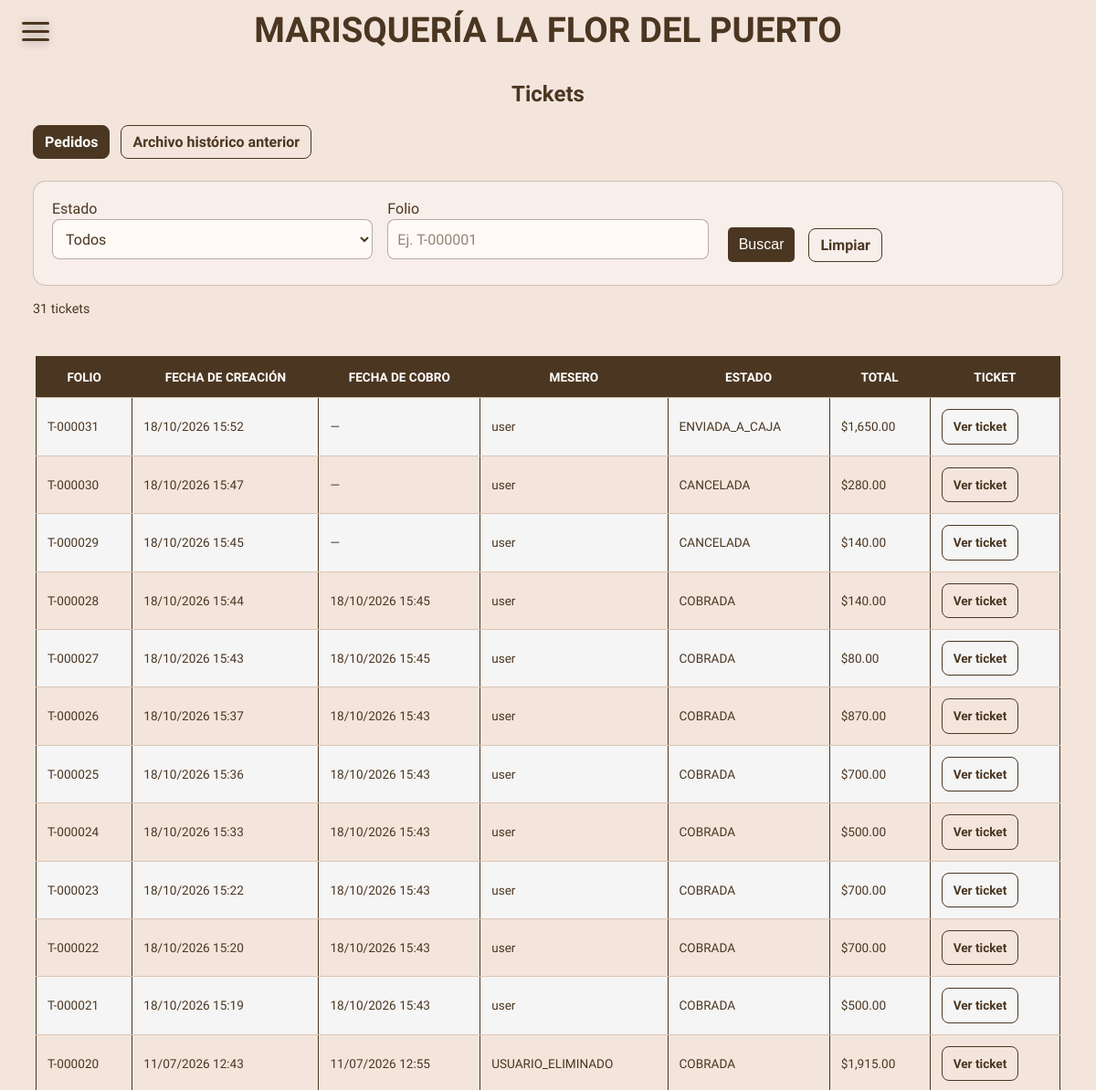
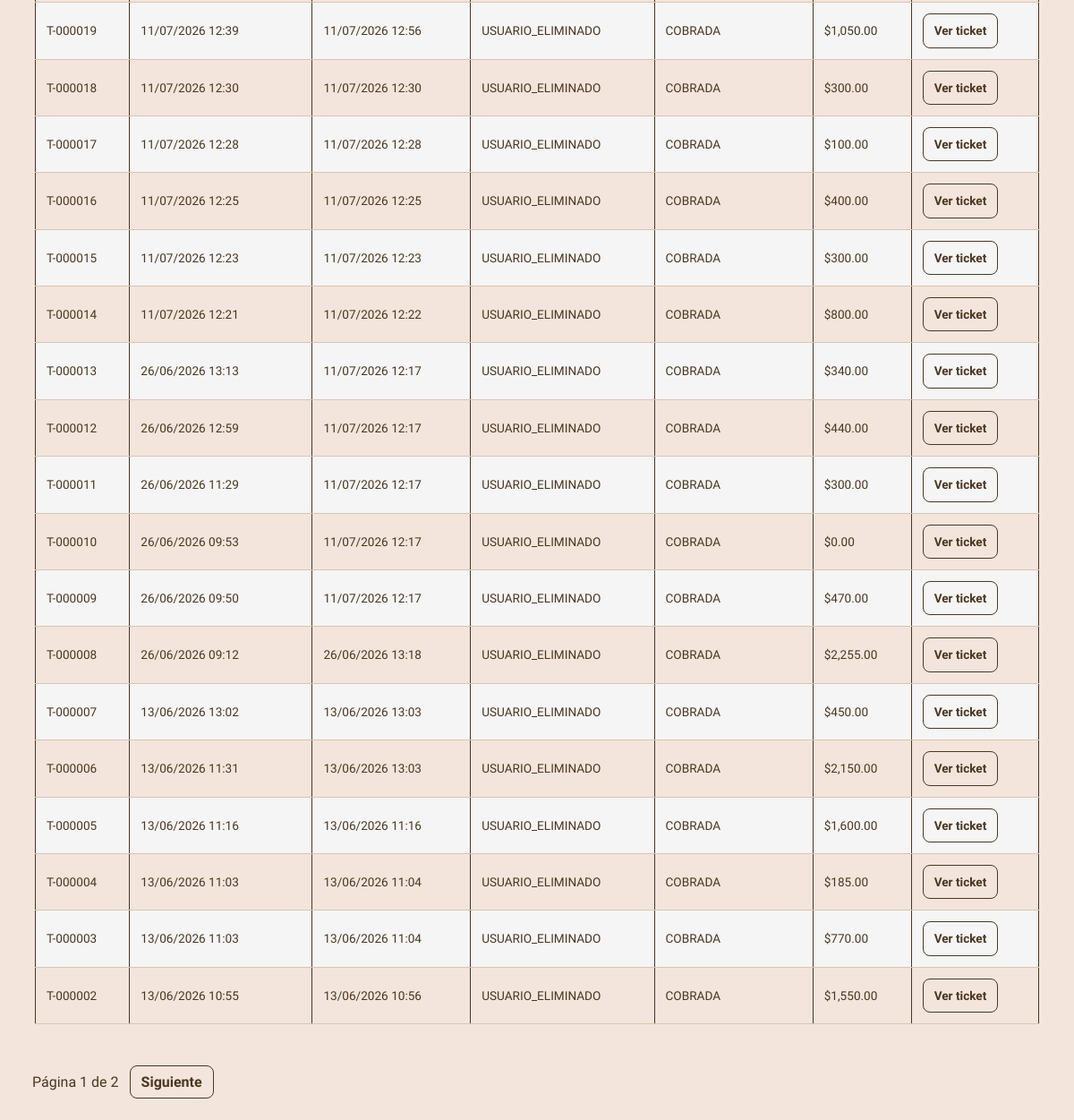
Before: /tickets (signed in) with the older database file (2 pictures, top to bottom).
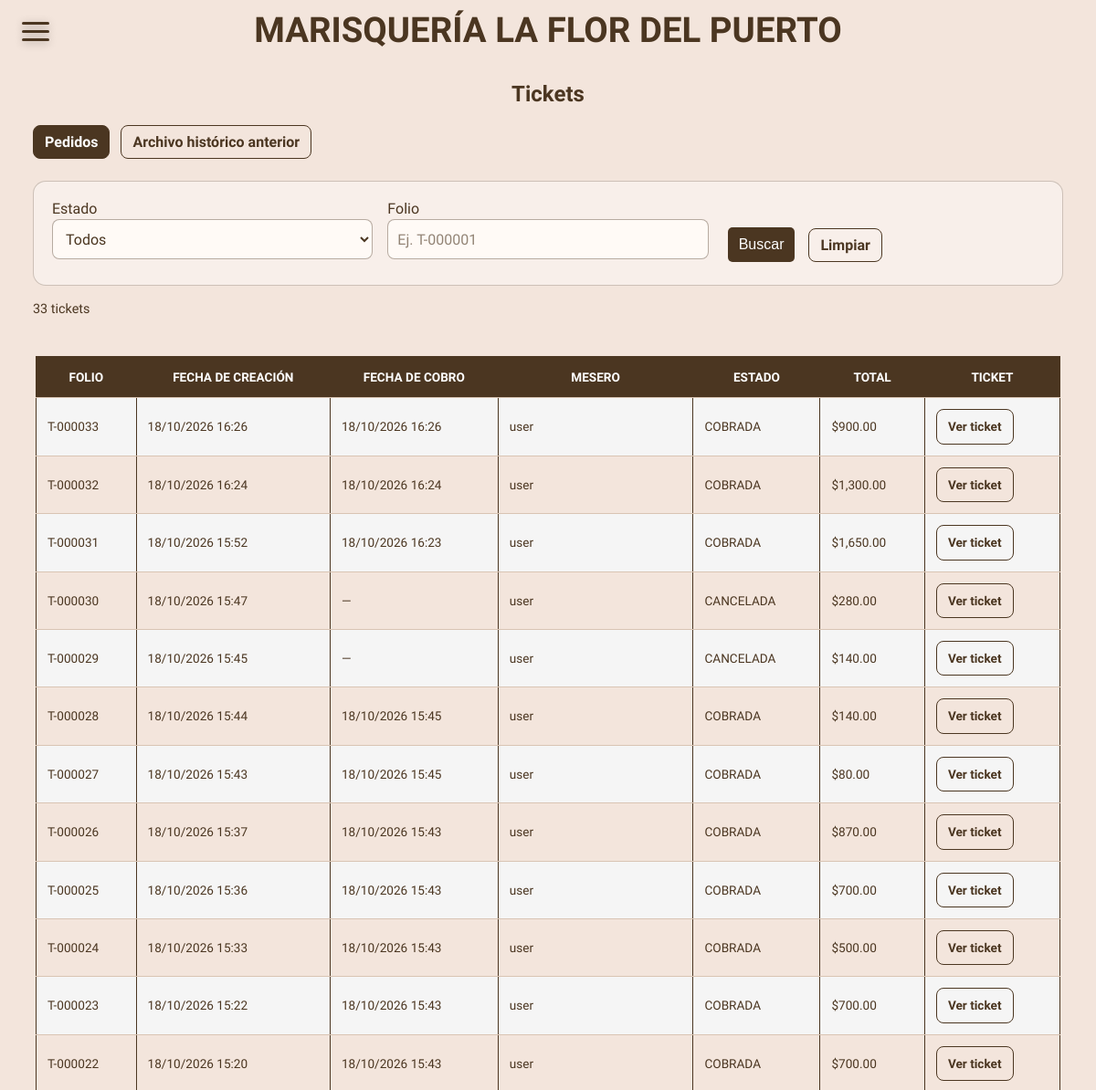
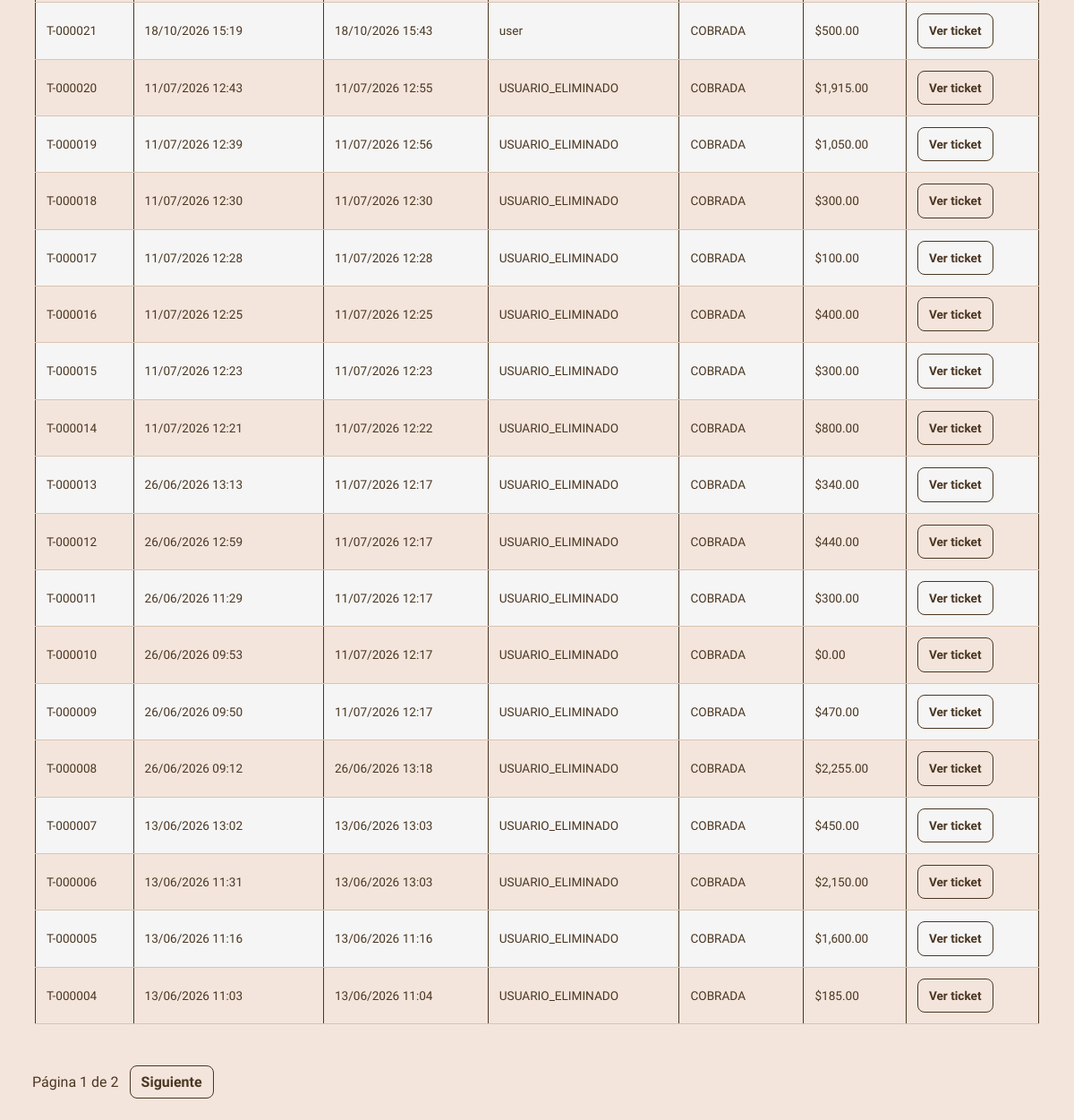
After: the same page with the newer database file (2 pictures, top to bottom).
### models.py (models this page shows)
class Pedidos(db.Model):
    id = db.Column(db.Integer, primary_key=True)
    folio = db.Column(db.String(20), unique=True, nullable=True)
    estado = db.Column(db.String(20), default='ABIERTA')  # ABIERTA, ENVIADA_A_CAJA, COBRADA, CANCELADA
    state = db.Column(db.String(20), default='pendiente')  # Mantener por compatibilidad
    fecha = db.Column(db.DateTime, default=datetime.now)
    fecha_cobro = db.Column(db.DateTime, nullable=True)
    products = db.Column(db.JSON)
    total = db.Column(db.Float)
    usuario_id = db.Column(db.String(80), db.ForeignKey('users.username'), nullable=False)
    cajero_id = db.Column(db.String(80), db.ForeignKey('users.username'), nullable=True)

### app.py (the view)
        def wrapped(*args, **kwargs):
            if 'username' not in session:
                return redirect(url_for('login'))
            if session.get('tipo_usuario') not in allowed_roles:
                flash('No tienes permiso para acceder a esta página', 'error')
                return redirect(url_for('index'))
            return f(*args, **kwargs)

### app.py (called while the page is built)
def usuario_actual():
    usuario = Users.query.filter_by(username=session.get('username'), activo=True).first()
    if not usuario or session.get('version_sesion', 0) != usuario.version_sesion:
        return None
    return usuario

@app.before_request
def validar_sesion_actual():
    if 'username' in session:
        usuario = usuario_actual()
        if not usuario:
            session.clear()
        else:
            session['tipo_usuario'] = usuario.rol

def role_required(*allowed_roles):
    def decorator(f):
        def wrapped(*args, **kwargs):
            if 'username' not in session:
                return redirect(url_for('login'))
            if session.get('tipo_usuario') not in allowed_roles:
                flash('No tienes permiso para acceder a esta página', 'error')
                return redirect(url_for('index'))
            return f(*args, **kwargs)
        wrapped.__name__ = f.__name__
        return wrapped
    return decorator

### templates/tickets.html (shortened to what this page needs)
{% extends 'base.html' %}
{% block content %}
<section class="ventas-pagina">
    <h2>Tickets</h2>
    <nav class="tickets-pestanas" aria-label="Origen de tickets">
        <a class="auditoria-ver-ticket" href="{{ url_for('tickets') }}" {% if not archivo %}aria-current="page"{% endif %}>Pedidos</a>
        <a class="auditoria-ver-ticket" href="{{ url_for('tickets', archivo=1) }}" {% if archivo %}aria-current="page"{% endif %}>Archivo histórico anterior</a>
    </nav>
    {% if archivo %}
    <p class="ventas-subtitulo">Tickets conservados del histórico anterior. Pueden coincidir con pedidos actuales y no se suman a los reportes de ventas.</p>
    {% else %}
    <form method="GET" class="auditoria-filtros ventas-filtros">
        <div><label for="ticketEstado">Estado</label><select name="estado" id="ticketEstado">
            <option value="">Todos</option>
        </select></div>
        <div><label for="ticketFolio">Folio</label><input type="search" name="folio" id="ticketFolio" value="{{ folio }}" placeholder="Ej. T-000001"></div>
        <div class="auditoria-filtros__acciones"><button type="submit" class="btn">Buscar</button><a class="auditoria-ver-ticket" href="{{ url_for('tickets') }}">Limpiar</a></div>
    </form>
    {% endif %}
    <p class="ventas-subtitulo">{{ paginacion.total }} tickets</p>
    <div class="ventas-tabla-scroll"><table class="tickets-tabla">
        <thead><tr><th>Folio</th><th>{{ 'Fecha de registro' if archivo else 'Fecha de creación' }}</th><th>Fecha de cobro</th><th>Mesero</th><th>Estado</th><th>Total</th><th>Ticket</th></tr></thead>
        <tbody>{% for ticket in paginacion.items %}<tr>
            <td>{{ 'Archivo-' ~ ticket.id if archivo else ticket.folio or ticket.id }}</td>
            <td>{{ ticket.fecha.strftime('%d/%m/%Y %H:%M') if ticket.fecha else 'No registrada' }}</td>
            <td>{% if archivo %}No registrada{% else %}{{ ticket.fecha_cobro.strftime('%d/%m/%Y %H:%M') if ticket.fecha_cobro else '—' }}{% endif %}</td>
            <td>{{ 'No registrado' if archivo else ticket.usuario_id }}</td>
            <td>{{ 'Histórico' if archivo else ticket.estado }}</td>
            <td>${{ '{:,.2f}'.format(ticket.total or 0) }}</td>
            <td><a class="auditoria-ver-ticket" target="_blank" rel="noopener" href="{{ url_for('ticket_archivo', ticket_id=ticket.id) if archivo else url_for('ticket_auditoria', pedido_id=ticket.id) }}">Ver ticket</a></td>
        </tr>{% else %}<tr><td colspan="7">No hay tickets que coincidan con la búsqueda.</td></tr>{% endfor %}</tbody>
    </table></div>
    <nav class="tickets-pestanas" aria-label="Páginas de tickets">
        <span>Página {{ paginacion.page }} de {{ paginacion.pages or 1 }}</span>
        {% if paginacion.has_next %}<a class="auditoria-ver-ticket" href="{{ url_for('tickets', pagina=paginacion.next_num, archivo=1 if archivo else 0, estado=estado, folio=folio) }}">Siguiente</a>{% endif %}
    </nav>
</section>
{% endblock %}

### templates/base.html (shortened to what this page needs)
<!DOCTYPE html>
<html lang="en">
<head>
    <link rel="stylesheet" href="{{ url_for('static', filename='css/base.css') }}">
</head>
<body>
    <header>
        <div class="menu-button menu-not-active" id="menu-button">
            <span></span>
            <span></span>
            <span></span>
        </div>
    </header>
    <div class="container">
        <h1 style="position: sticky; top: 0;">MARISQUERÍA LA FLOR DEL PUERTO</h1>
        {% block content %}{% endblock %}
    </div>
</body>
</html>

### static/css/base.css (style rules this page uses)
* { margin: 0; padding: 0; box-sizing: border-box; }
html { scroll-behavior: smooth; }
body { --bg-color: #4b3621; --text-color: #fff; background-color: #f3e5dc; font-family: 'Montserrat', sans-serif; color: #4b3621; display: block; }
.auditoria-ver-ticket { display: inline-block; padding: 8px 12px; border: 1px solid #4b3621; border-radius: 8px; color: #4b3621; text-decoration: none; font-weight: 600; white-space: nowrap; }
.auditoria-filtros { width: 90%; margin: 24px auto 12px; padding: 20px; display: grid; grid-template-columns: repeat(auto-fit, minmax(min(100%, 190px), 1fr)); gap: 16px; align-items: end; border: 1px solid rgba(75, 54, 33, 0.25); border-radius: 14px; background: rgba(255, 255, 255, 0.4); }
.auditoria-filtros input, .auditoria-filtros select { width: 100%; min-height: 44px; padding: 10px; border: 1px solid rgba(75, 54, 33, 0.4); border-radius: 8px; background: #fffaf6; color: #4b3621; font: inherit; }
.auditoria-filtros__acciones { display: flex; gap: 10px; align-items: center; flex-wrap: wrap; }
.ventas-pagina { width: 94%; max-width: 1400px; margin: 24px auto; }
.ventas-pagina > h2 { text-align: center; margin-bottom: 12px; }
.ventas-subtitulo { margin: 14px 0; font-size: 0.9rem; line-height: 1.6; }
.ventas-filtros { width: 100%; }
.ventas-grafica-scroll, .ventas-tabla-scroll { overflow-x: auto; padding: 6px 3px; }
.ventas-tabla table, .tickets-tabla { width: 100%; border-collapse: collapse; font-size: 0.85rem; }
.ventas-tabla td, .ventas-tabla th, .tickets-tabla td, .tickets-tabla th { padding: 12px; text-align: left; border-bottom: 1px solid #d9c4b3; line-height: 1.5; }
.tickets-pestanas { display: flex; flex-wrap: wrap; gap: 12px; align-items: center; margin: 20px 0; }
.tickets-pestanas [aria-current="page"] { background: #4b3621; color: white; }
header { display: flex; justify-content: space-between; align-items: center; position: fixed; top: 0; left: 0; width: 100%; height: 10dvh; padding: 8px 30px; z-index: 100; }
.menu-button { width: 30px; cursor: pointer; position: absolute; top: 30%; left: 5%; z-index: 110; }
.menu-button span { display: block; width: 100%; height: 3px; box-shadow: rgba(0, 0, 0, 0.3) 0px 2px 10px 0px; position: relative; border-radius: 3px; background-color: var(--bg-color); transition: all 0.3s ease; }
span + span { margin-top: 6px; }
.menu-not-active span:nth-child(1) { animation: ease .7s top-2 forwards; }
.menu-not-active span:nth-child(2) { animation: ease .7s scaled-2 forwards; }
.menu-not-active span:nth-child(3) { animation: ease .7s bottom-2 forwards; }
a, button { border: none; cursor: pointer; outline: none; transition: 0.3s; }
h1 { width: 100%; text-align: center; padding: 10px; font-size: clamp(1.4rem, 5vw, 2.4rem); text-wrap: balance; margin: 0 auto; animation: scroll 10s ease-in-out; animation-timeline: scroll(); }
h2 { font-size: clamp(1rem, 5vw, 1.5rem); text-wrap: balance; }
.btn { display: inline-block; padding: 10px 12px; background-color: #4b3621; color: #fff; text-decoration: none; border-radius: 5px; margin: 5px; font-size: clamp(0.8rem, 5vw, 1rem); }
label { display: block; font-size: clamp(0.8rem, 5vw, 1rem); margin-bottom: 2px; }
input, textarea, select { font-family: inherit; display: block; margin-bottom: 8px; border: none; border-bottom: 1px solid #4b3621; background-color: transparent; outline: none; }
input::placeholder { color: #4b3621; opacity: 0.6; }
select { padding: 6px 0; transition: 0.4s; border-radius: 0px; }
option { display: flex; justify-content: flex-start; gap: 10px; border: 1px solid #4b3621; background: #f3e5dc; color: #4b3621; padding: 10px; transition: 0.4s; }
option:first-of-type { border-radius: 8px 8px 0 0; }
option:not(option:last-of-type) { border-bottom: none; }
option:checked { font-weight: bold; }
table { width: auto; border-collapse: collapse; margin: 20px auto; }
table th, table td { border: 1px solid #4b3621; padding: 8px; text-align: left; }
th { background-color: #4b3621; color: #fff; text-align: center !important; text-transform: uppercase; }
tr:nth-child(odd) { background-color: #f5f5f5; color: #4b3621; }
@media (min-width: 960px) { .menu-button { left: 2%; } }

Changed rows visible on the page:
no longer on this page (row unchanged): Pedidos: folio "T-000003", fecha "13/06/2026 11:03", fecha_cobro "13/06/2026 11:04", usuario "USUARIO_ELIMINADO", estado "COBRADA", total "770.00"
no longer on this page (row unchanged): Pedidos: folio "T-000002", fecha "13/06/2026 10:55", fecha_cobro "13/06/2026 10:56", usuario "USUARIO_ELIMINADO", estado "COBRADA", total "1,550.00"
added Pedidos: folio "T-000033", fecha "18/10/2026 16:26", fecha_cobro "18/10/2026 16:26", usuario "user", estado "COBRADA", total "900.00"
added Pedidos: folio "T-000032", fecha "18/10/2026 16:24", fecha_cobro "18/10/2026 16:24", usuario "user", estado "COBRADA", total "1,300.00"
changed Pedidos (number 3 of 30 on the later page): fecha_cobro "—" → "18/10/2026 16:23"; estado "ENVIADA_A_CAJA" → "COBRADA"
Other visible differences:
{{ paginacion.total }}: "31" → "33"
